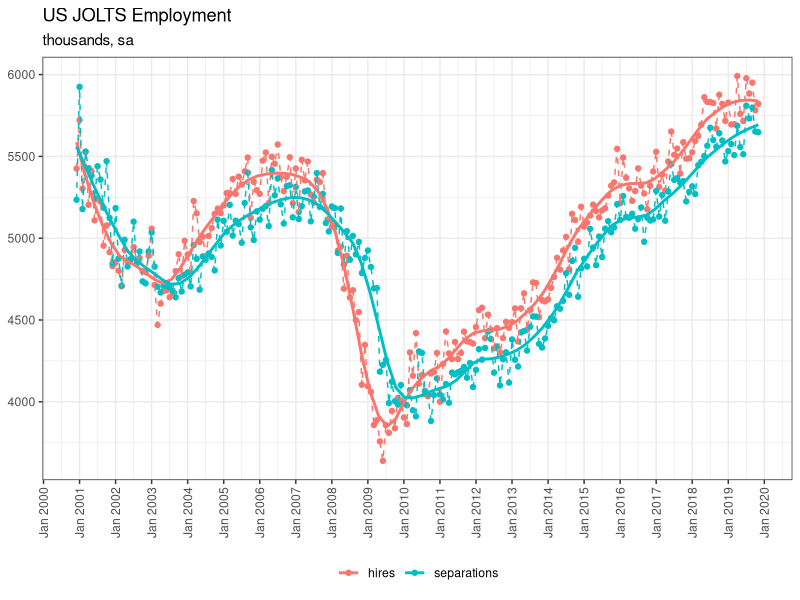
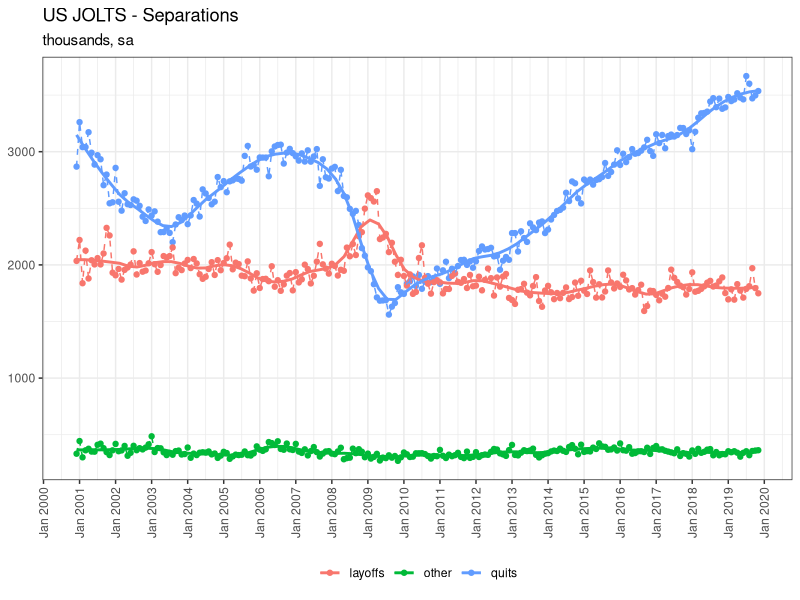
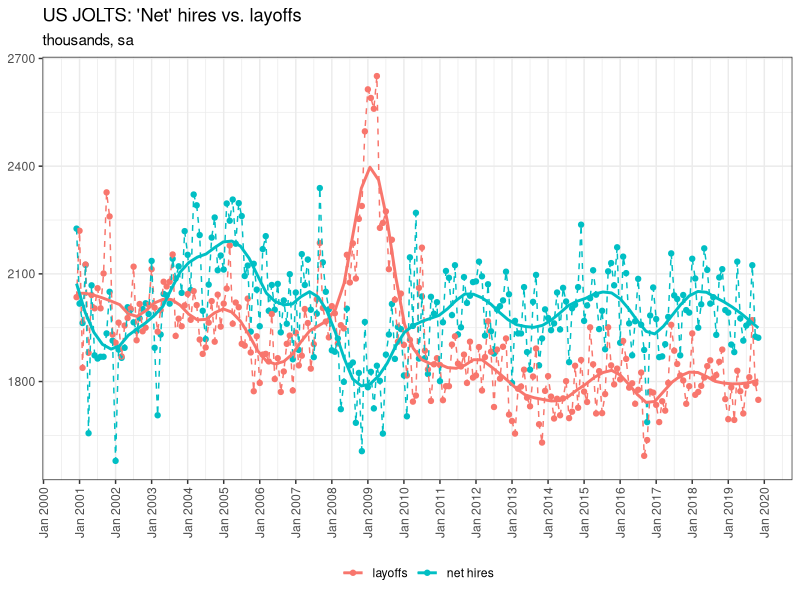
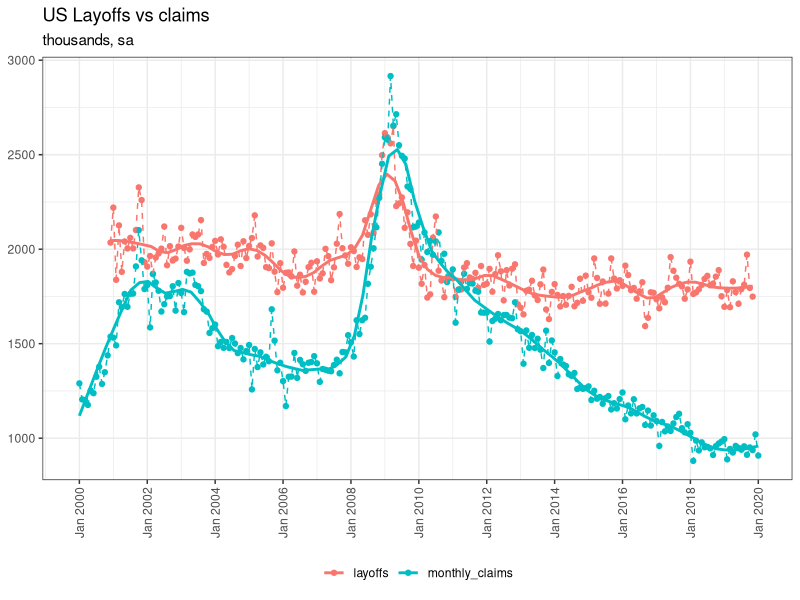
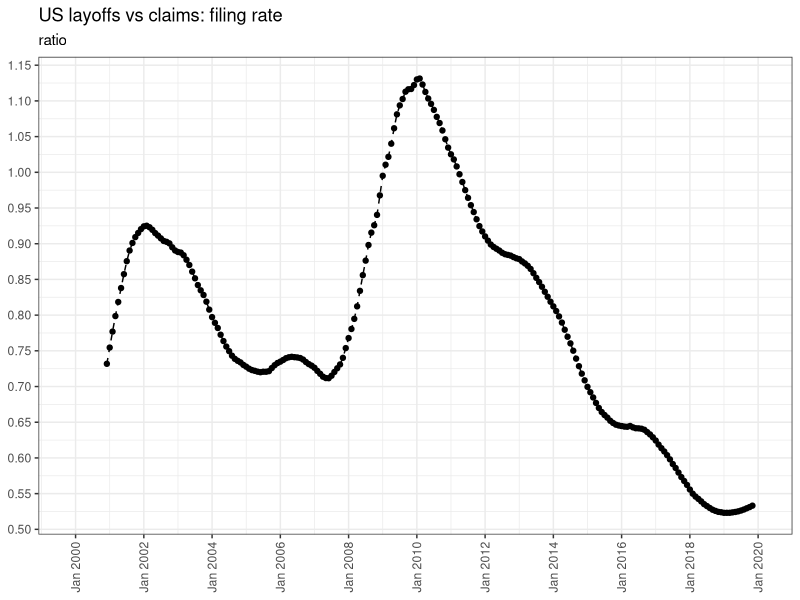
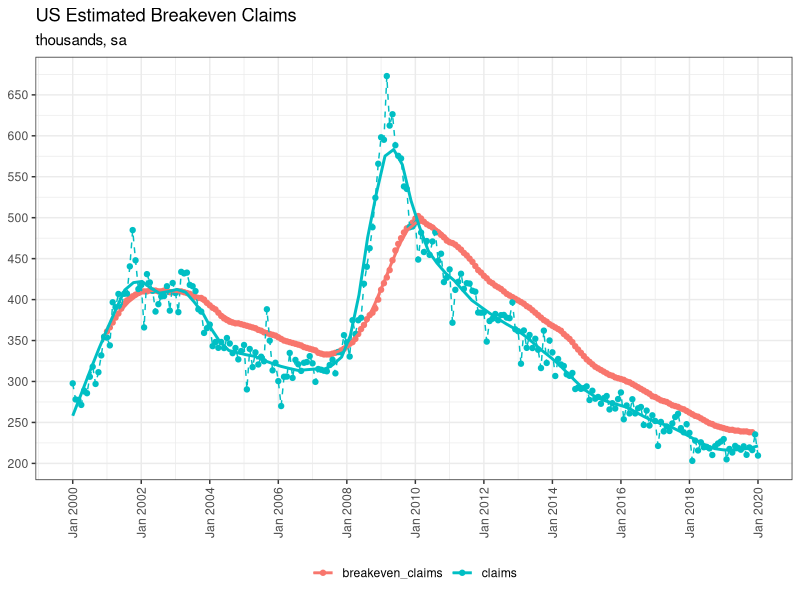

Write R code to recreate these figures, in order.
## ---- chunk 1
knitr::opts_chunk$set(
  echo = FALSE,
  include = TRUE,
  message = FALSE,
  warning = FALSE,
  dev = "pdf"
  )
## ---- chunk 2
require(tidyverse)

## ---- chunk 3
jolts <- readxl::read_excel(
  "../raw_data/us_jolts_data.xlsx",
  col_types = c("date", "numeric", "numeric", "numeric", "numeric"),
  na = "NA",
  skip = 1
  )
jolts <- transmute(jolts,
          date = zoo::as.yearmon(Code),
          hires = USJBHIREO,
          separations = USJBSEPRO,
          quits = USJBQUITO,
          layoffs = USJBLOFFO,
          other = separations - quits - layoffs) %>% drop_na()

claims <- readxl::read_excel(
  "../raw_data/us_initial_claims.xlsx",
  col_types = c("date", "numeric"),
  na = "NA", 
  skip = 1
  )
claims <- transmute(claims,
                    date = as.Date(Code),
                    claims = USUNCLM) %>% drop_na()
claims <- mutate(claims, leadclaim = lead(claims))


end_date <- claims$date[nrow(claims)]
lubridate::day(end_date) <- lubridate::days_in_month(end_date)

date_range <- seq(claims$date[1], end_date, by = "1 day" )
dailyclaims <- tibble(date = date_range)

monthly_claims <- left_join(dailyclaims, claims, by = "date") %>% 
  mutate(claims = claims /7, leadclaim = leadclaim / 7) %>% 
  mutate(fill = zoo::na.locf(leadclaim),
         fill = lag(fill),
         ano = lubridate::year(date),
         mes = lubridate::month(date)) %>% 
  group_by(ano, mes) %>%
  summarize(monthly_claims = sum(fill),
            monthly_claims = round(monthly_claims,0)) %>%
  ungroup() %>%
  mutate(date = zoo::as.yearmon(paste(ano, mes, 1, sep = "-"))) %>%
  select(date, monthly_claims)

## ---- chunk 4
pg_theme <- theme_bw() + 
  theme(
    rect = element_rect(fill = "transparent"),
    panel.background = element_rect(fill = "transparent"),
    legend.position = "bottom",
    axis.text.x = element_text(angle = 90, hjust = 1, vjust = 0.5)
  ) 
## ---- chunk 5
jolts %>%
  select(date, hires, separations) %>%
  gather(key, value, -date) %>%
  ggplot(aes(x = date, y = value, color = key)) +
  geom_point() +
  geom_line(linetype = "dashed") + 
  geom_smooth(method = "loess", se=FALSE, span = 0.15, family = "symmetric") +
  zoo::scale_x_yearmon(n=15) +
  labs(title = "US JOLTS Employment",
       subtitle = "thousands, sa",
       x = NULL,
       y = NULL,
       color = NULL) + 
  pg_theme
  
## ---- chunk 6
jolts %>%
  select(date, quits, layoffs, other) %>%
  gather(key, value, -date) %>%
  ggplot(aes(x = date, y = value, color = key)) +
  geom_point() +
  geom_line(linetype = "dashed") + 
  geom_smooth(method = "loess", se=FALSE, span = 0.15, family = "symmetric") +
  zoo::scale_x_yearmon(n=15) +
  labs(title = "US JOLTS - Separations",
       subtitle = "thousands, sa",
       x = NULL,
       y = NULL,
       color = NULL) + 
  pg_theme

## ---- chunk 7
jolts %>%
  mutate(`net hires` = hires - quits - other) %>%
  select(date, `net hires`, layoffs) %>%
  gather(key, value, -date) %>%
  ggplot(aes(x = date, y = value, color = key)) +
  geom_point() +
  geom_line(linetype = "dashed") + 
  geom_smooth(method = "loess", se=FALSE, span = 0.15, family = "symmetric") +
  zoo::scale_x_yearmon(n=15) +
  labs(title = "US JOLTS: 'Net' hires vs. layoffs",
       subtitle = "thousands, sa",
       x = NULL,
       y = NULL,
       color = NULL) + 
  pg_theme
## ---- chunk 8
jolts <- full_join(jolts, monthly_claims, by = "date")
jolts <- arrange(jolts, date)

jolts %>%
  select(date, layoffs, monthly_claims) %>%
  gather(key, value, -date) %>%
  ggplot(aes(x = date, y = value, color = key)) +
  geom_point() +
  geom_line(linetype = "dashed") + 
  geom_smooth(method = "loess", se=FALSE, span = 0.15, family = "symmetric") +
  zoo::scale_x_yearmon(n=15) +
  labs(title = "US Layoffs vs claims",
       subtitle = "thousands, sa",
       x = NULL,
       y = NULL,
       color = NULL) + 
  pg_theme
## ---- chunk 9
layoff_t <- fitted(loess(layoffs~as.numeric(date),
                         data = jolts,
                         na.action = "na.exclude",
                         span = 0.15,
                         family = "symmetric")
                   )
monthly_claims_t <- fitted(loess(monthly_claims~as.numeric(date),
                         data = jolts,
                         na.action = "na.exclude",
                         span = 0.15,
                         family = "symmetric")
                   )

  
jolts <- add_column(jolts,
           layoff_t=round(layoff_t,0),
           monthly_claims_t = round(monthly_claims_t,0)) %>%
  mutate(filing_rate = monthly_claims_t / layoff_t)

jolts %>%
  select(date, filing_rate) %>%
  ggplot(aes(x = date, y = filing_rate)) +
  geom_point() +
  geom_line(linetype = "dashed") + 
  zoo::scale_x_yearmon(n=15) +
  scale_y_continuous(breaks = seq(0.5,1.2,0.05)) +
  labs(title = "US layoffs vs claims: filing rate",
       subtitle = "ratio",
       x = NULL,
       y = NULL,
       color = NULL) + 
  pg_theme
  
## ---- chunk 10
net_hiring_t <- fitted(loess(hires-quits-other~as.numeric(date),
                         data = jolts,
                         na.action = "na.exclude",
                         span = 0.15,
                         family = "symmetric")
                   )
jolts <- add_column(jolts,
           net_hiring_t=round(net_hiring_t,0)
           ) %>%
  mutate(breakeven_claims = round(net_hiring_t * filing_rate * 0.23077,0))



last_breakeven <- jolts$breakeven_claims[!is.na(jolts$breakeven_claims)]
last_breakeven <- last_breakeven[length(last_breakeven)]


last_claims <- jolts$monthly_claims[!is.na(jolts$monthly_claims)]
tt <- length(last_claims)
last_claims_value <- round(last_claims[(tt-1):tt] * 0.23077,0)
last_claims_date <- jolts$date[tt:(tt+1)] # primeira linha é NA

## ---- chunk 11
jolts %>%
  select(date, monthly_claims, breakeven_claims) %>%
  mutate(claims = monthly_claims * 0.23077) %>%
  select(-monthly_claims) %>%
  gather(key, value, -date) %>%
  ggplot(aes(x = date, y = value, color = key)) +
  geom_point() +
  geom_line(linetype = "dashed") + 
  geom_smooth(method = "loess", se=FALSE, span = 0.15, family = "symmetric") +
  zoo::scale_x_yearmon(n=15) +
  scale_y_continuous(breaks = seq(200,700,50)) + 
  labs(title = "US Estimated Breakeven Claims",
       subtitle = "thousands, sa",
       x = NULL,
       y = NULL,
       color = NULL) + 
  pg_theme

